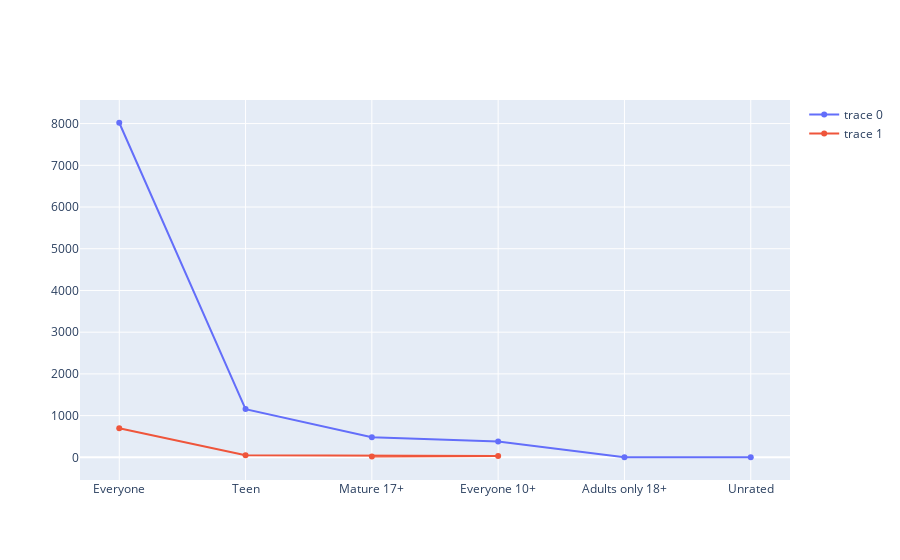

Write notebook code for a chart like this one.
### Code cell
need_visuals(free_rating,paid_rating,'users','count')

### Figure 1 — Plotly figure (JSON) as saved in the notebook; plotly's stock layout.template omitted (floating-point values rounded to 4 significant figures)
{"data": [{"type": "scatter", "x": ["Everyone", "Teen", "Mature 17+", "Everyone 10+", "Adults only 18+", "Unrated"], "y": [8020, 1156, 479, 380, 3, 2]}, {"type": "scatter", "x": ["Everyone", "Teen", "Everyone 10+", "Mature 17+"], "y": [695, 52, 33, 20]}], "layout": {}}
